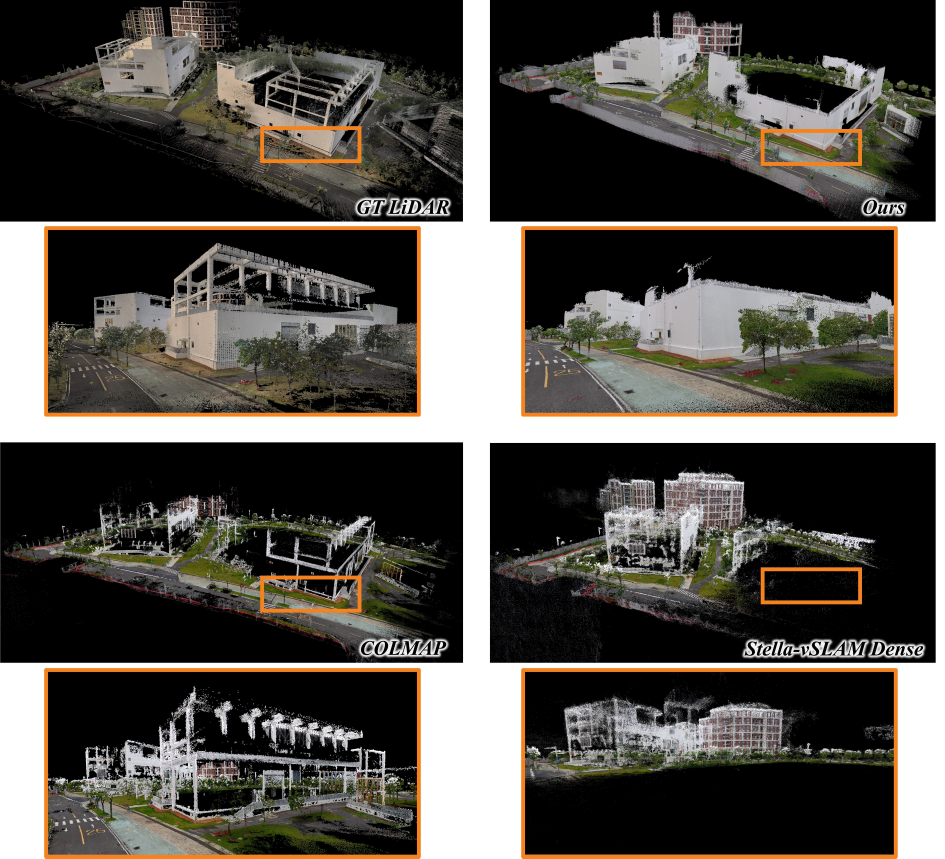
#> input picture assets/images/HPC.jpg, 5666 x 5151 px (shown at 1/6 size); its folder holds 4 pictures in this run
$ python prepare_assets.py
#> lines starting #> are read from the running program, lines starting #| are printed output that depends on the picture
"""Create lightweight web images and video posters from the supplied research assets.

Run with Python, Pillow, and OpenCV. Originals are left untouched.
"""
from pathlib import Path
import json
import cv2
from PIL import Image, ImageOps

ROOT = Path(__file__).resolve().parents[1]
OUT = ROOT / 'assets' / 'web'
OUT.mkdir(exist_ok=True)

for source in (ROOT / 'assets' / 'images').glob('*.jpg'):
    with Image.open(source) as image:
#> image is the input picture: PIL image 5666x5151 RGB; mean R, G, B 81.4, 77.9, 72.2
        image = ImageOps.exif_transpose(image).convert('RGB')
        image.thumbnail((2400, 1800))
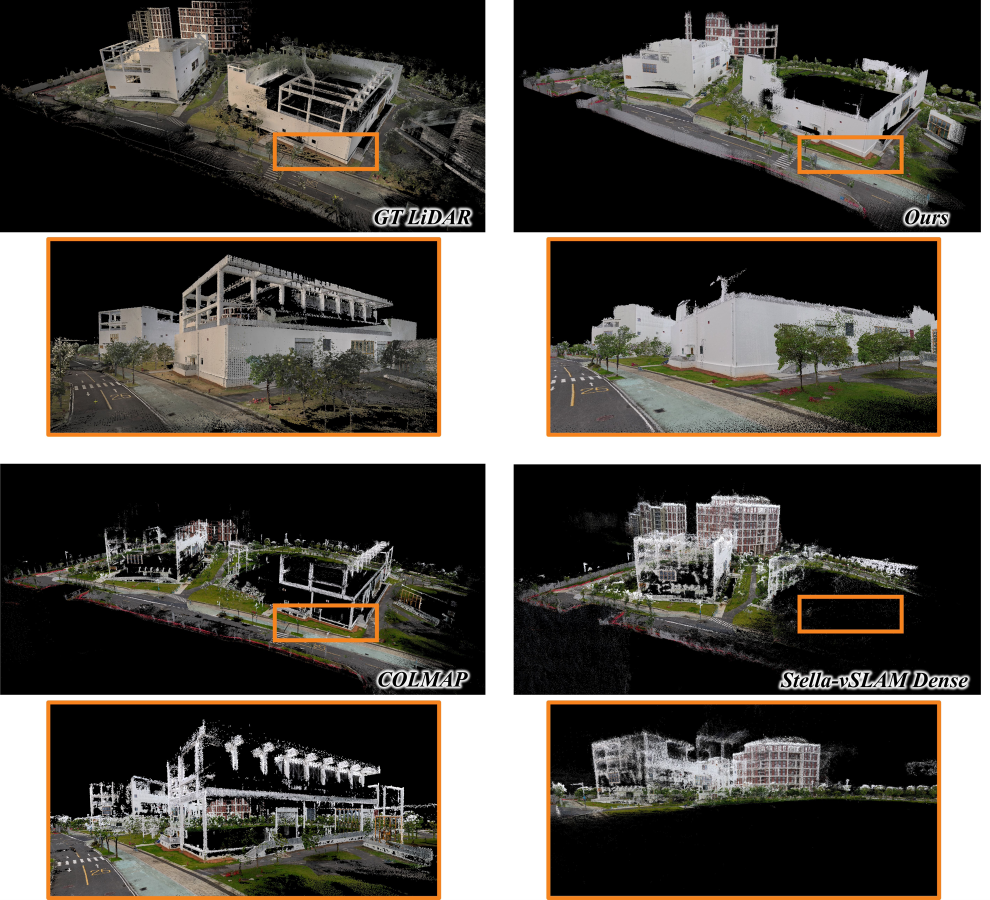
#> image: PIL image 1980x1800 RGB (shown at 1/2 size); mean R, G, B 81.5, 78, 72.2
        image.save(OUT / f'{source.stem}.webp', quality=86, method=6)
#> pass 2 of the loop `for source in (ROOT / 'assets' / 'images').glob('*.jpg'):`:
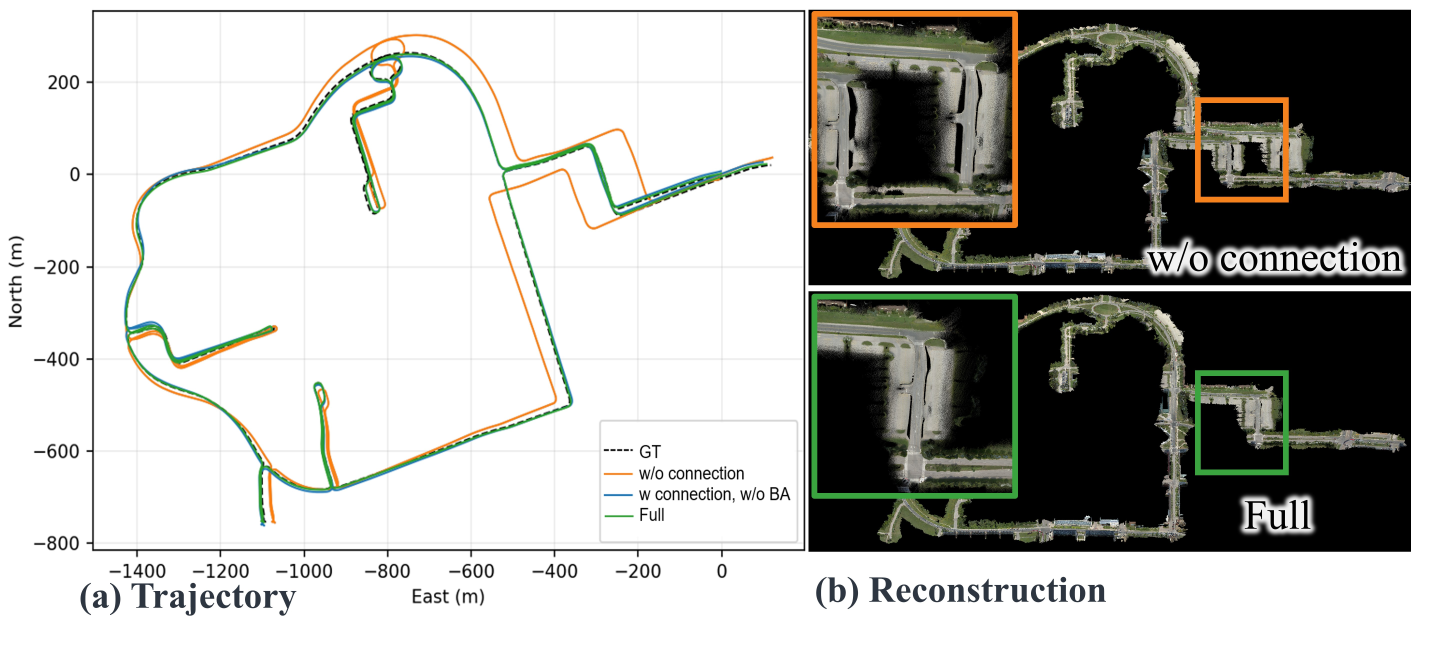
#> input picture assets/images/abl.jpg, 5760 x 2587 px (shown at 1/4 size)
#> image is the input picture: PIL image 5760x2587 RGB; mean R, G, B 175.4, 175.9, 171.8
#> `image.thumbnail((2400, 1800))`:
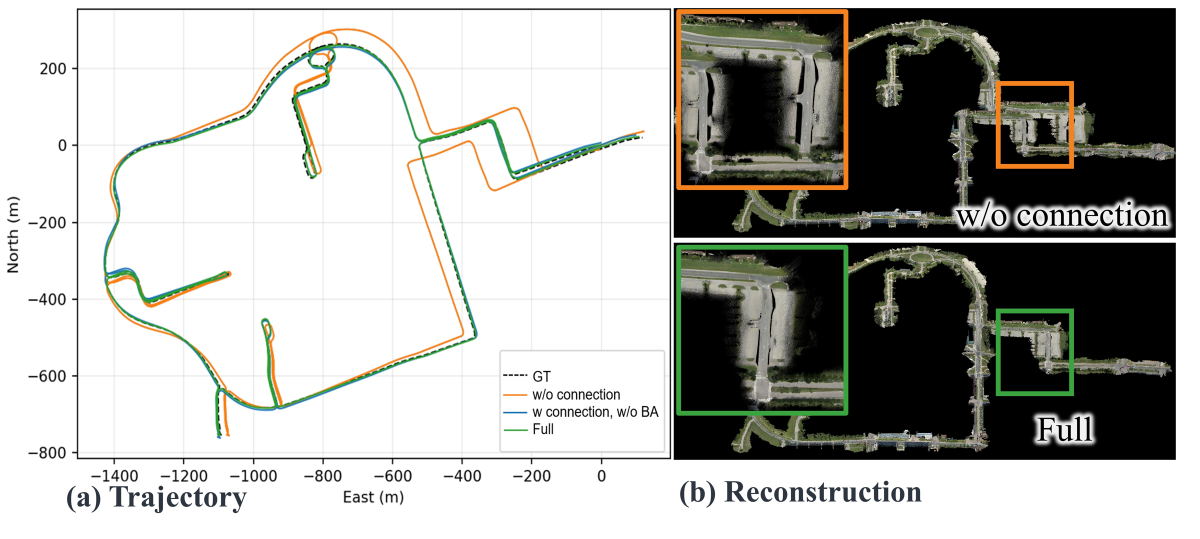
#> image: PIL image 2400x1078 RGB (shown at 1/2 size); mean R, G, B 175.4, 175.9, 171.8

with Image.open(ROOT / 'assets' / 'images' / 'stafff.jpg') as image:
    # The upper panel is the full reconstructed scene; lower panels are detail views.
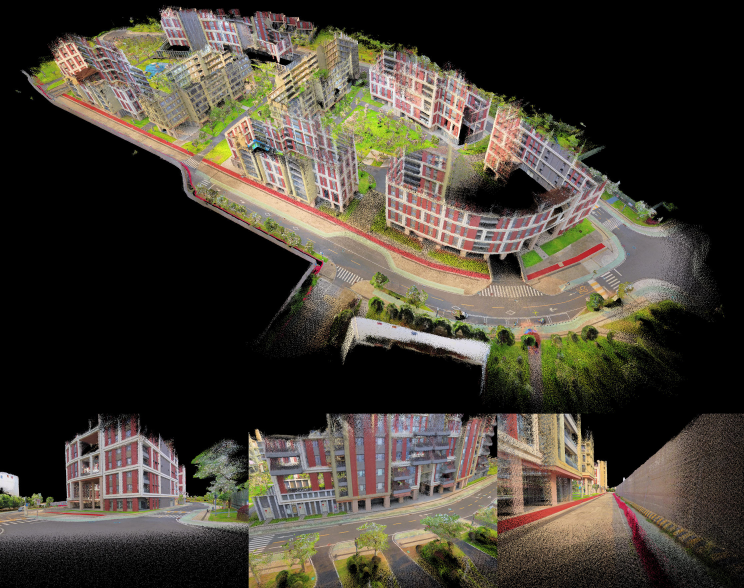
#> input picture assets/images/stafff.jpg, 2232 x 1764 px (shown at 1/3 size)
#> image is the input picture: PIL image 2232x1764 RGB; mean R, G, B 72, 65.7, 55.1
    image = image.crop((0, 0, image.width, 1220))
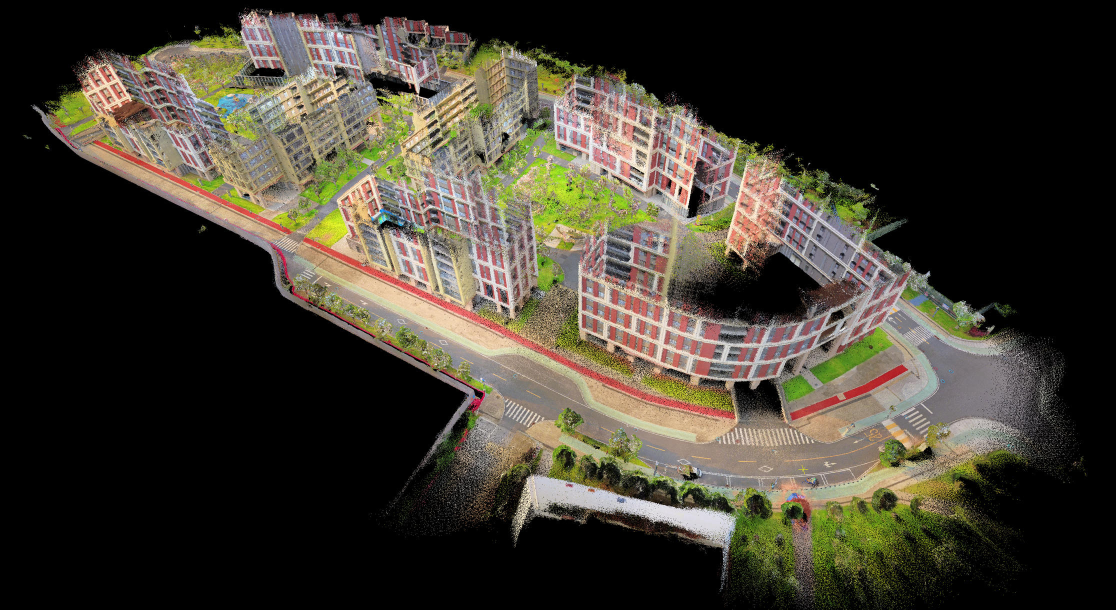
#> image: PIL image 2232x1220 RGB (shown at 1/2 size); mean R, G, B 65.1, 60, 48.8
    image.thumbnail((2000, 1200))
#> image: PIL image 2000x1093 RGB
    image.save(OUT / 'hero.webp', quality=90, method=6)

metadata = []
for source in (ROOT / 'assets' / 'videos').glob('*.mp4'):
    video = cv2.VideoCapture(str(source))
    fps = video.get(cv2.CAP_PROP_FPS)
    duration = video.get(cv2.CAP_PROP_FRAME_COUNT) / fps
    fraction = .7 if source.stem == 'demo_online_and_depth_alignment' else .35
    video.set(cv2.CAP_PROP_POS_MSEC, duration * fraction * 1000)
    ok, frame = video.read()
    if not ok:
        raise RuntimeError(f'Could not extract a poster: {source.name}')
    image = Image.fromarray(cv2.cvtColor(frame, cv2.COLOR_BGR2RGB))
    image.thumbnail((1000, 650))
    image.save(OUT / f'{source.stem}-poster.webp', quality=84, method=6)
    metadata.append({'file': source.name, 'seconds': round(duration, 1),
                     'width': int(video.get(3)), 'height': int(video.get(4))})
    video.release()
(OUT / 'video-metadata.json').write_text(json.dumps(metadata, indent=2) + '\n')
print(f'Prepared {len(metadata)} video posters and optimized research figures in {OUT}')
